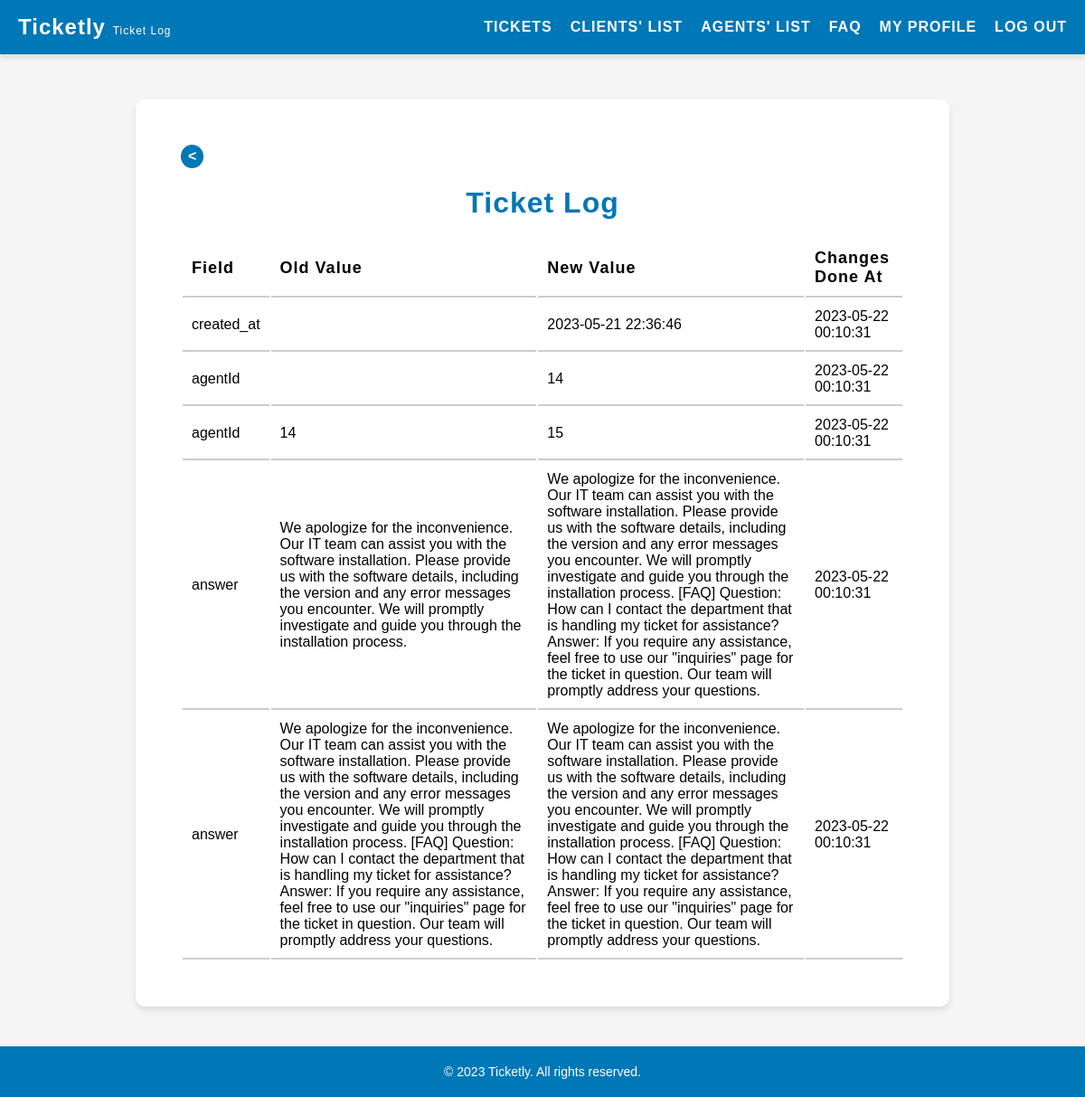
Page /pages/ticketLog.php?id=14 (signed in) on the committed database.
### tables this page shows
CREATE TABLE ticket_logs (
    id INTEGER PRIMARY KEY AUTOINCREMENT,
    ticket_id INTEGER NOT NULL,
    field VARCHAR(255) NOT NULL,
    old_value TEXT,
    new_value TEXT,
    created_at DATETIME NOT NULL,
    FOREIGN KEY(ticket_id) REFERENCES tickets(id)
);

### pages/ticketLog.php (called while the page is built, shortened)
<?php
    $session = new Session();
    require_once(__DIR__ . '/../templates/ticketLog.tpl.php');
    drawTicketLog($session);
?>

### database/ticketLogs.class.php (called while the page is built, shortened)
<?php
    class TicketLogs {
        public function __construct(?int $id, int $ticketId, string $fieldName, string $oldValue, string $newValue) {
            $this->fieldName = $fieldName;
            $this->oldValue = $oldValue;
            $this->newValue = $newValue;
            $this->createdAt = date('Y-m-d H:i:s');
        }
    }
    function getLogsByTicketId(PDO $db, int $ticketId): array {
        $stmt = $db->prepare('SELECT * FROM ticket_logs WHERE ticket_id = :ticketId');
        $stmt->bindValue(':ticketId', $ticketId, PDO::PARAM_INT);
        $stmt->execute();
        $logs = [];
        while ($row = $stmt->fetch(PDO::FETCH_ASSOC)) {
            $logs[] = new TicketLogs(
                (int) $row['id'],
                (int) $row['ticket_id'],
                $row['field'],
                $row['old_value'],
                $row['new_value']
            );
        }
        return $logs;
    }
?>

### templates/ticketLog.tpl.php (the view, shortened to what this page needs)
<?php function drawTicketLog(Session $session) {
    ?>
    <!DOCTYPE html>
    <html lang="en">
    <head>
        <link rel="stylesheet" href="../style/listClients.css">
    </head>
    <body>
        <?php include '../templates/header.tpl.php';?>
        <main>
            <a href="../pages/tickets.php" class="back-button"><</a>
            <h2>Ticket Log</h2>
            <section id="ticket-log">
                <?php
                require_once '../database/connection.db.php';
                require_once '../database/ticketLogs.class.php';
                $db = getDatabaseConnection();
                $ticketID = $_GET['id'];
                $ticketLogs = getLogsByTicketId($db, $ticketID);
                if (empty($ticketLogs)) {
                    echo '<p>No logs found for this ticket.</p>';
                } else {
                    echo '<table>';
                    echo '<tr>
                            <th>Field</th>
                            <th>Old Value</th>
                            <th>New Value</th>
                            <th>Changes Done At</th>
                          </tr>';
                    foreach ($ticketLogs as $log) {
                        echo '<tr>';
                        echo '<td>' . $log->fieldName . '</td>';
                        echo '<td>' . $log->oldValue . '</td>';
                        echo '<td>' . $log->newValue . '</td>';
                        echo '<td>' . $log->createdAt . '</td>';
                        echo '</tr>';
                    }
                    echo '</table>';
                }
                ?>
            </section>
        </main>
        <?php include '../templates/footer.tpl.php'; ?>
    </body>
    </html>
<?php } ?>

### style/listClients.css (style rules this page uses)
main { background-color: #fff; padding: 50px; border-radius: 10px; box-shadow: 0 4px 6px rgba(0, 0, 0, 0.1); margin: 50px auto; max-width: 900px; display: flex; flex-direction: column; align-items: center; margin-bottom: 100px; }
main h2 { text-align: center; font-size: 32px; margin-bottom: 20px; font-weight: 600; letter-spacing: 1px; color: #0077b6; }
.back-button { background-color: #0077b6; color: #fff; padding: 4px 8px; border: none; border-radius: 50%; cursor: pointer; transition: all 0.3s ease; align-self: center; margin-bottom: 20px; text-decoration: none; font-weight: bold; margin-left: 0; align-self: flex-start; }
table tr th { font-size: 18px; font-weight: 600; letter-spacing: 1px; text-align: left; padding: 10px; border-bottom: 2px solid #ccc; }
table tr td { padding: 10px; border-bottom: 2px solid #ccc; }

### style/header.css (style rules this page uses)
* { box-sizing: border-box; margin: 0; padding: 0; }
body { font-family: Arial, sans-serif; background-color: #f5f5f5; }

### rows in the picture
ticket_logs: field "created_at", new_value "2023-05-21 22:36:46", createdAt "2023-05-22 00:10:31"
ticket_logs: field "agentId", new_value "14", createdAt "2023-05-22 00:10:31"
ticket_logs: field "agentId", old_value "14", new_value "15", createdAt "2023-05-22 00:10:31"
ticket_logs: field "answer", old_value "We apologize for the inconvenience. Our IT team can assist you with the software installation. Please provide us with the software details, including the version and any error messages you encounter. We will promptly investigate and guide you through the installation process.", new_value "We apologize for the inconvenience. Our IT team can assist you with the software installation. Please provide us with the software details, including the version and any error messages you encounter. We will promptly investigate and guide you through the installation process. [FAQ] Question: How can I contact the department that is handling my ticket for assistance? Answer: If you require any assistance, feel free to use our \"inquiries\" page for the ticket in question. Our team will promptly address your questions.", createdAt "2023-05-22 00:10:31"
ticket_logs: field "answer", old_value "We apologize for the inconvenience. Our IT team can assist you with the software installation. Please provide us with the software details, including the version and any error messages you encounter. We will promptly investigate and guide you through the installation process. [FAQ] Question: How can I contact the department that is handling my ticket for assistance? Answer: If you require any assistance, feel free to use our \"inquiries\" page for the ticket in question. Our team will promptly address your questions.", new_value "We apologize for the inconvenience. Our IT team can assist you with the software installation. Please provide us with the software details, including the version and any error messages you encounter. We will promptly investigate and guide you through the installation process. [FAQ] Question: How can I contact the department that is handling my ticket for assistance? Answer: If you require any assistance, feel free to use our \"inquiries\" page for the ticket in question. Our team will promptly address your questions.", createdAt "2023-05-22 00:10:31"
